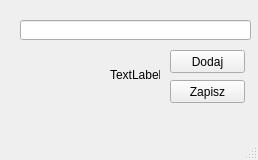
<?xml version="1.0" encoding="UTF-8"?>
<ui version="4.0">
 <class>UrzadzeniaDodajProducenta</class>
 <widget class="QMainWindow" name="UrzadzeniaDodajProducenta">
  <property name="geometry">
   <rect>
    <x>0</x>
    <y>0</y>
    <width>258</width>
    <height>160</height>
   </rect>
  </property>
  <property name="windowTitle">
   <string>UrzadzeniaDodajProducenta</string>
  </property>
  <widget class="QWidget" name="centralwidget">
   <widget class="QPushButton" name="pushButton">
    <property name="geometry">
     <rect>
      <x>170</x>
      <y>50</y>
      <width>75</width>
      <height>23</height>
     </rect>
    </property>
    <property name="text">
     <string>Dodaj</string>
    </property>
   </widget>
   <widget class="QPushButton" name="pushButton_2">
    <property name="geometry">
     <rect>
      <x>170</x>
      <y>80</y>
      <width>75</width>
      <height>23</height>
     </rect>
    </property>
    <property name="text">
     <string>Zapisz</string>
    </property>
   </widget>
   <widget class="QComboBox" name="comboBoxDodajProdcuenta">
    <property name="geometry">
     <rect>
      <x>258</x>
      <y>20</y>
      <width>241</width>
      <height>22</height>
     </rect>
    </property>
   </widget>
   <widget class="QLineEdit" name="lineEditDodajProducenta">
    <property name="geometry">
     <rect>
      <x>20</x>
      <y>20</y>
      <width>231</width>
      <height>20</height>
     </rect>
    </property>
   </widget>
   <widget class="QLabel" name="lblCheckOkNo">
    <property name="geometry">
     <rect>
      <x>110</x>
      <y>50</y>
      <width>50</width>
      <height>50</height>
     </rect>
    </property>
    <property name="text">
     <string>TextLabel</string>
    </property>
   </widget>
  </widget>
  <widget class="QMenuBar" name="menubar">
   <property name="geometry">
    <rect>
     <x>0</x>
     <y>0</y>
     <width>258</width>
     <height>21</height>
    </rect>
   </property>
  </widget>
  <widget class="QStatusBar" name="statusbar"/>
 </widget>
 <resources/>
 <connections/>
</ui>
